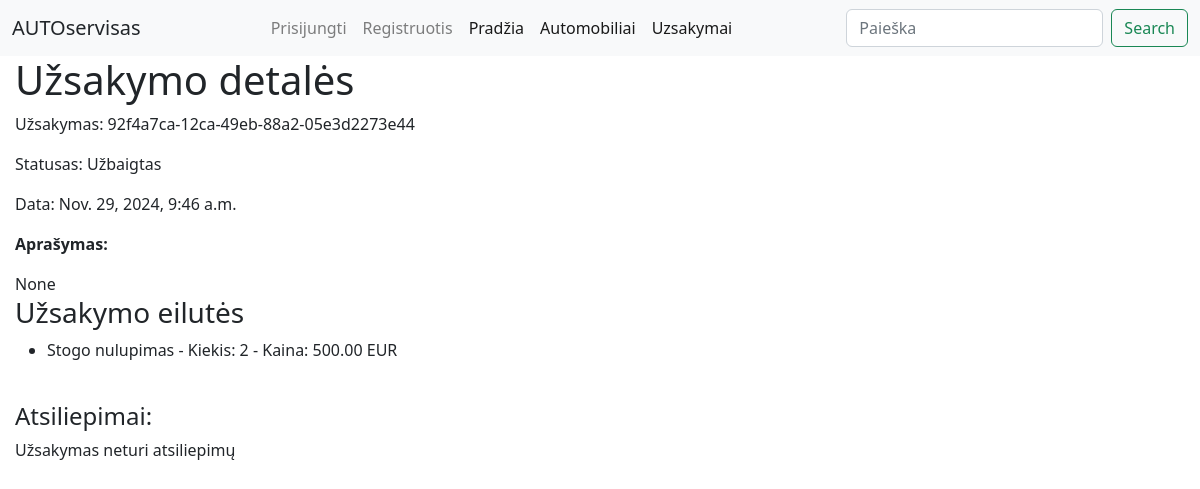
The page /autoservice/uzsakymas/92f4a7ca-12ca-49eb-88a2-05e3d2273e44/ on the database as committed earlier.
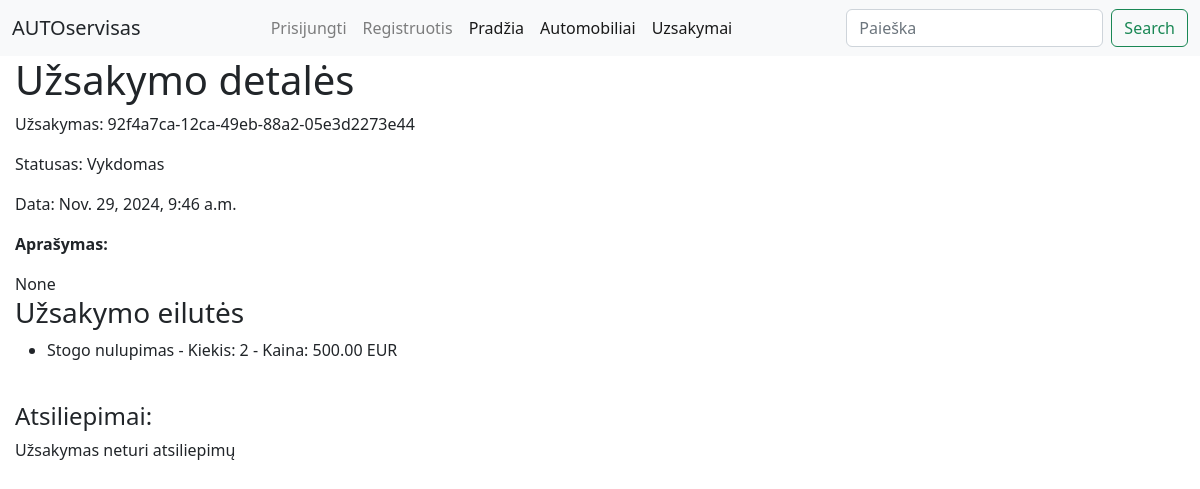
The same page on the database as committed later.
### autoservice/models.py (models this page shows, shortened)
class Order(models.Model):
    STATUS_CHOICES = [
        ('NEW', 'Naujas'),
        ('IN_PROGRESS', 'Vykdomas'),
        ('COMPLETED', 'Užbaigtas'),
        ('CANCELLED', 'Atšauktas'),
    ]
    id = models.UUIDField(primary_key=True, default=uuid.uuid4, help_text='Unikalus užsakymo ID')
    customer = models.ForeignKey(User, on_delete=models.SET_NULL, null=True, blank=True)
    return_date = models.DateField(null=True, blank=True)
    date = models.DateTimeField('Data', help_text='Įveskite užsakymo datą')
    description = HTMLField('Aprašymas', blank=True, null=True, help_text="Įveskite automobilio modelio aprašymą")
    car = models.ForeignKey( Car, on_delete=models.SET_NULL, null=True, help_text='Pasirinkite automobilį, kuriam skirtas užsakymas')
    status = models.CharField(
        'Statusas',
        max_length=20,
        choices=STATUS_CHOICES,
        default='NEW',
        help_text='Pasirinkite užsakymo būseną'
    )
    class Meta:
        ordering = ['-date']
        verbose_name = 'Uzsakymas'
        verbose_name_plural = 'Uzsakymai'

### autoservice/views.py (the view, shortened to what this page needs)
# urls.py: path('uzsakymas/<uuid:order_id>/', views.order_detail, name='order_detail'),
def order_detail(request, order_id):
    order = get_object_or_404(Order, id=order_id)
    order_lines = OrderLine.objects.filter(order=order)
    form = OrderReviewForm(initial={'order': order, 'reviewer': request.user})
    reviews = order.orderreview_set.all()
    context = {
        'order': order,
        'order_lines': order_lines,
        'reviews': reviews,
        'form': form,
    }
    return render(request, 'order_detail.html', context)

### autoservice/forms.py
class OrderReviewForm(forms.ModelForm):
    class Meta:
        model = OrderReview
        fields = ('content', 'order', 'reviewer',)
        widgets = {'order': forms.HiddenInput(), 'reviewer': forms.HiddenInput()}

### autoservice/templates/order_detail.html (shortened to what this page needs)
{% extends "base.html" %}
{% block content %}
  <h1>Užsakymo detalės</h1>
  <p>Užsakymas: {{ order.id }}</p>
  <p>Statusas: {{ order.get_status_display }}</p>
  <p>Data: {{ order.date }}</p>
  <p><strong>Aprašymas:</strong></p>
    <div>{{ order.description|safe }}</div>
  <h3>Užsakymo eilutės</h3>
  <ul>
    {% for line in order_lines %}
      <li>{{ line.service.name }} - Kiekis: {{ line.quantity }} - Kaina: {{ line.service.price }} EUR</li>
    {% endfor %}
  </ul>
  <h4>Atsiliepimai:</h4>
  {% if reviews %}
    {% for review in reviews %}
      <hr>
      <strong>{{ review.reviewer }}</strong>, <em>{{ review.date_created}}</em>
      <p>{{ review.content }}</p>
    {% endfor %}
  {% else %}
    <p>Užsakymas neturi atsiliepimų</p>
  {% endif %}
{% endblock %}

Rows that differ between the two databases and show on the page:
changed Order "92f4a7ca-12ca-49eb-88a2-05e3d2273e44": status "Užbaigtas" → "Vykdomas"
